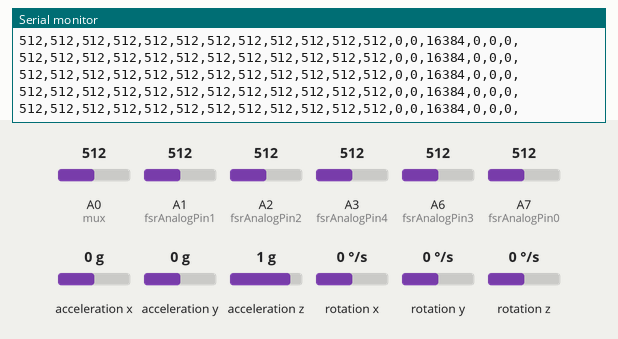
Simulated run of this sketch. Board: Arduino Nano, built with avr-gcc and run on an emulated ATmega328P. On the bench: the last lines printed to the serial monitor. Wiring (inferred from the names in the program): MPU-6050 motion sensor at I2C address 0x68. Inputs (shaded band) come from the test bench; at power-on: A0 (mux) = 512, A1 (fsrAnalogPin1) = 512, A2 (fsrAnalogPin2) = 512, A3 (fsrAnalogPin4) = 512, A6 (fsrAnalogPin3) = 512, A7 (fsrAnalogPin0) = 512, acceleration x 0 g, acceleration y 0 g, acceleration z 1 g, rotation x 0 °/s, rotation y 0 °/s, rotation z 0 °/s.

Above: at 4.2 s.
4.3 s: A0 (mux) set to 106
At 4.46 s:
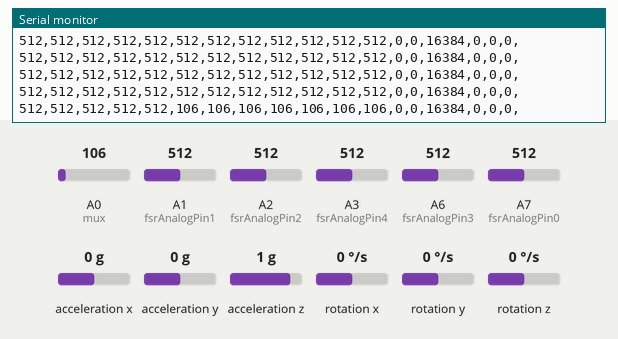
7.3 s: A0 (mux) set to 93
At 7.34 s:
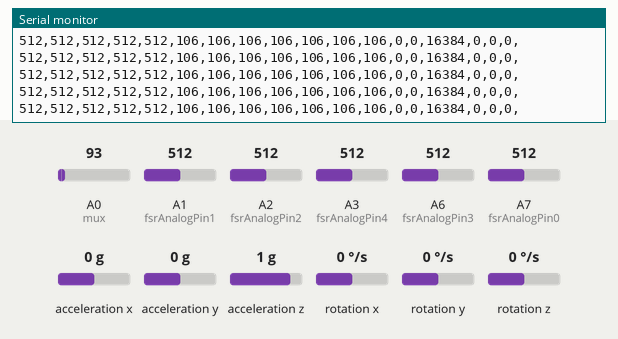
10.3 s: A1 (fsrAnalogPin1) set to 105
At 10.3 s:
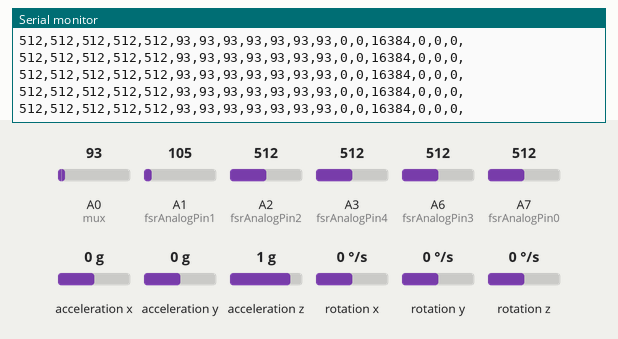
13.3 s: A1 (fsrAnalogPin1) set to 90
At 13.31 s:
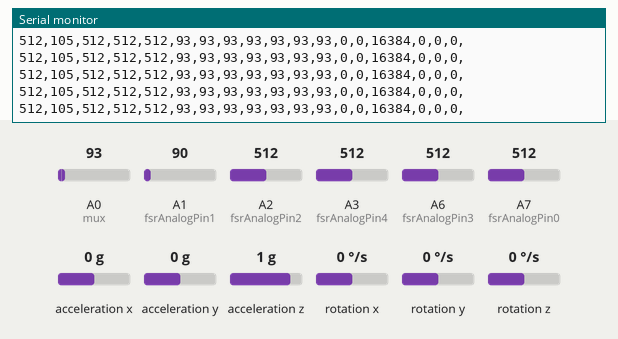
16.3 s: A2 (fsrAnalogPin2) set to 106
At 16.33 s:
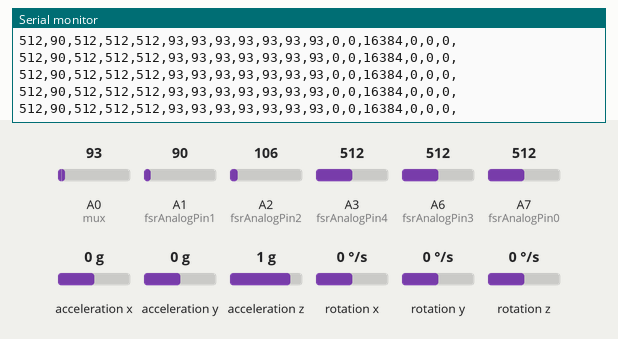
19.3 s: A2 (fsrAnalogPin2) set to 93
At 19.35 s:
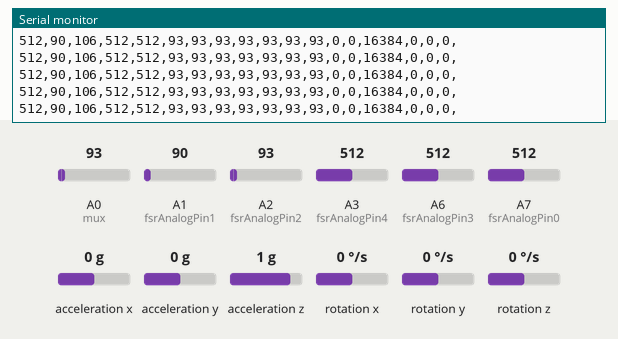
Timing chart, 0 to 21.8 s (numbered marks = the images above; inputs shaded):
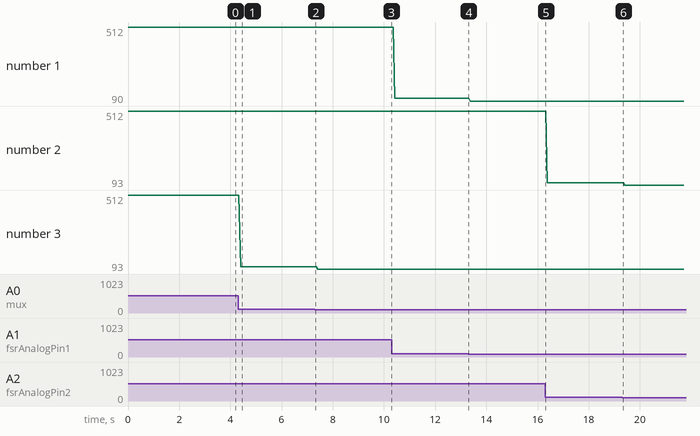

The sketch:

sketch_luva.ino
```cpp
//Bibliotecas
#include<Wire.h>
#include<SoftwareSerial.h>

//Pinos de saida analogica

const int fsrAnalogPin0 = A7; //dedao
const int fsrAnalogPin1 = A1; //ponta indicador
const int fsrAnalogPin2 = A2; // meio indicador
const int fsrAnalogPin3 = A6; // trapezio
const int fsrAnalogPin4 = A3; // ponta dedo feio
const int mux = A0; // multiplexador

//Pinos de controle Multiplexador D2 Ate D5
const int muxCtrlS0 = 2;
const int muxCtrlS1 = 3;
const int muxCtrlS2 = 4;
const int muxCtrlS3 = 5; //nao vou precisar mudar

//Saida dos pinos
int16_t sensorReading[18];
int16_t Tmp;

//MPU
const int MPU_addr = 0x68;

// Tempo
unsigned long comeco = 0;

void setup() {
  Serial.begin(9600);
//  bluetoothSerial.begin(9600);

//inicializacao dos pinos de controle
  pinMode(muxCtrlS0, OUTPUT);
  pinMode(muxCtrlS1, OUTPUT);
  pinMode(muxCtrlS2, OUTPUT);
  pinMode(muxCtrlS3, OUTPUT);

//inicializacao dos valores de controle
  digitalWrite(muxCtrlS0, LOW);
  digitalWrite(muxCtrlS1, LOW);
  digitalWrite(muxCtrlS2, LOW);
  digitalWrite(muxCtrlS3, LOW); //nao muda

  Wire.begin(); //Inicia a comunicação I2C
  Wire.beginTransmission(MPU_addr); //Começa a transmissao de dados para o sensor
  Wire.write(0x6B); // registrador PWR_MGMT_1
  Wire.write(0); // Manda 0 e "acorda" o MPU 6050
  Wire.endTransmission(true);

}

void loop() {
//  comeco = millis();
//  Serial.print(comeco);
//  Serial.print("\t");

  // Leitura de FSR
    sensorReading[0] = analogRead(fsrAnalogPin0);
    sensorReading[1] = analogRead(fsrAnalogPin1);
    sensorReading[2]= analogRead(fsrAnalogPin2);
    sensorReading[3] = analogRead(fsrAnalogPin3);
    sensorReading[4] = analogRead(fsrAnalogPin4);

  //Leitura Utilizando o mux 0000 ate 0110

  sensorReading[5] = analogRead(mux); //0000

  digitalWrite(muxCtrlS0, HIGH);
  sensorReading[6] = analogRead(mux); //0001

  digitalWrite(muxCtrlS0, LOW);
  digitalWrite(muxCtrlS1, HIGH);
  sensorReading[7] = analogRead(mux); //0010

  digitalWrite(muxCtrlS0, HIGH);
  sensorReading[8] = analogRead(mux); //0011

  digitalWrite(muxCtrlS0, LOW);
  digitalWrite(muxCtrlS1, LOW);
  digitalWrite(muxCtrlS2, HIGH);
  sensorReading[9] = analogRead(mux); //0100

  digitalWrite(muxCtrlS0, HIGH);
  sensorReading[10] = analogRead(mux); //0101

  digitalWrite(muxCtrlS0, LOW);
  digitalWrite(muxCtrlS1, HIGH);
  sensorReading[11] = analogRead(mux); //0110

  digitalWrite(muxCtrlS2, LOW);
  digitalWrite(muxCtrlS1, LOW); //0000

  //Leitura MPU
  Wire.beginTransmission(MPU_addr); //Começa a transmissao de dados para o sensor
  Wire.write(0x3B); // registrador dos dados medidos (ACCEL_XOUT_H)
  Wire.endTransmission(false);
  Wire.requestFrom(MPU_addr, 14, true);

  sensorReading[12] = Wire.read() << 8 | Wire.read(); // 0x3B (ACCEL_XOUT_H) & 0x3C (ACCEL_XOUT_L)
  sensorReading[13] = Wire.read() << 8 | Wire.read(); // 0x3D (ACCEL_YOUT_H) & 0x3E (ACCEL_YOUT_L)
  sensorReading[14] = Wire.read() << 8 | Wire.read(); // 0x3F (ACCEL_ZOUT_H) & 0x40 (ACCEL_ZOUT_L)
  Tmp = Wire.read() << 8 | Wire.read(); // 0x41 (TEMP_OUT_H) & 0x42 (TEMP_OUT_L)
  sensorReading[15] = Wire.read() << 8 | Wire.read(); // 0x43 (GYRO_XOUT_H) & 0x44 (GYRO_XOUT_L)
  sensorReading[16] = Wire.read() << 8 | Wire.read(); // 0x45 (GYRO_YOUT_H) & 0x46 (GYRO_YOUT_L)
  sensorReading[17] = Wire.read() << 8 | Wire.read(); // 0x47 (GYRO_ZOUT_H) & 0x48 (GYRO_ZOUT_L)


    for(int i = 0; i < 18; i++){

    Serial.print(sensorReading[i]);
    Serial.print(",");
  }
  Serial.println();

//  Serial.println(sensorReading[8]);

  //BTserial.print(sensores);
}
```

Measured:
- after the input at 4.3 s, the serial monitor: prints a new line after 0.10 s (image 1)
- plotted number 1: 512 → 105 after the input at 10.3 s, 105 → 90 after the input at 13.3 s
- plotted number 2: 512 → 106 after the input at 16.3 s
- plotted number 3: 512 → 106 after the input at 4.3 s, 106 → 93 after the input at 7.3 s
